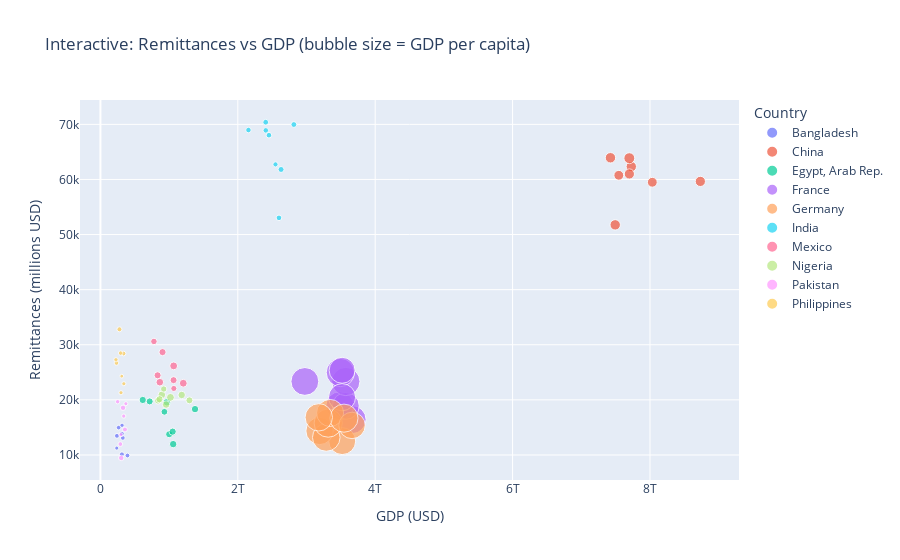
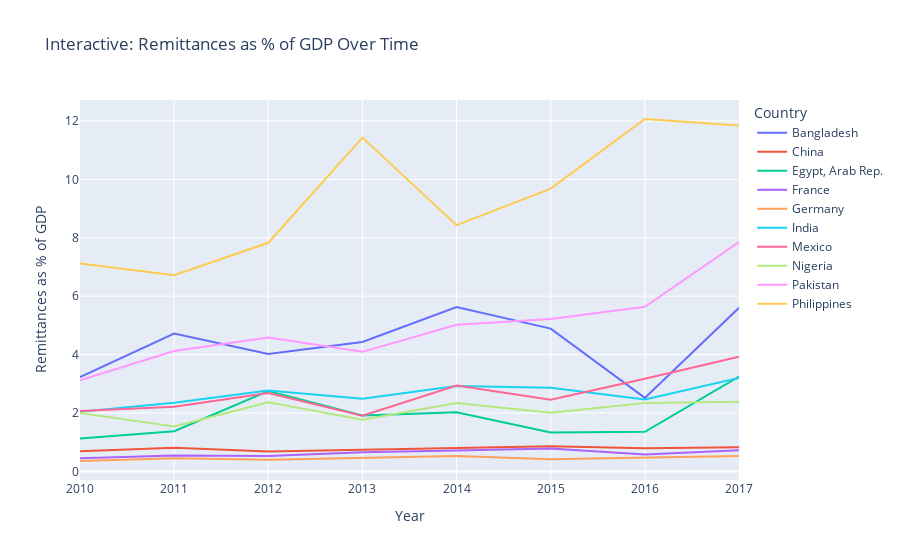

Notebook code for these charts, in order:
### Code cell
# 3. EXCHANGE RATE ANALYSIS
print("\n=== EXCHANGE RATE ANALYSIS ===")

# Load and examine the exchange rate data
try:
    exchange_rate_path = r'C:\Users\clint\Desktop\RER\data\Eurostat\estat_ert_bil_eur_a_en.csv\estat_ert_bil_eur_a_en.csv'
    er_df = pd.read_csv(exchange_rate_path)
    
    print(f"Exchange rate data shape: {er_df.shape}")
    print(f"Columns: {er_df.columns.tolist()}")
    print("\nFirst few rows of exchange rate data:")
    print(er_df.head())
    
    # We'll create a simplified analysis using our existing data
    print(f"\nNote: Exchange rate data loaded but will focus on remittances-GDP relationship for this analysis")
    
except Exception as e:
    print(f"Could not load exchange rate data: {e}")

# 4. COUNTRY-SPECIFIC ANALYSIS
print(f"\n=== COUNTRY-SPECIFIC INSIGHTS ===")

# Top countries by remittances/GDP ratio
top_ratio_countries = analysis_data.groupby('Country')['Remittances_GDP_ratio'].mean().sort_values(ascending=False).head(10)
print(f"\nCountries with highest remittances as % of GDP (average 2010-2017):")
for country, ratio in top_ratio_countries.items():
    print(f"{country}: {ratio:.2f}%")

# Countries with largest absolute remittances
top_absolute = analysis_data.groupby('Country')['Total_Remittances'].mean().sort_values(ascending=False).head(10)
print(f"\nCountries with largest remittances in absolute terms (millions USD, average 2010-2017):")
for country, amount in top_absolute.items():
    print(f"{country}: ${amount:.0f} million")

# 5. INTERACTIVE VISUALIZATIONS USING PLOTLY
print(f"\n=== CREATING INTERACTIVE VISUALIZATIONS ===")

# Interactive scatter plot: Remittances vs GDP
fig1 = px.scatter(analysis_data, 
                  x='GDP', y='Total_Remittances',
                  color='Country',
                  size='GDP_per_capita',
                  hover_data=['Year', 'Remittances_GDP_ratio'],
                  title='Interactive: Remittances vs GDP (bubble size = GDP per capita)',
                  labels={'GDP': 'GDP (USD)', 'Total_Remittances': 'Remittances (millions USD)'})
fig1.show()

# Interactive time series of remittances/GDP ratio
fig2 = px.line(analysis_data, 
               x='Year', y='Remittances_GDP_ratio',
               color='Country',
               title='Interactive: Remittances as % of GDP Over Time',
               labels={'Remittances_GDP_ratio': 'Remittances as % of GDP'})
fig2.show()

### Figure 1 — Plotly figure (JSON) as saved in the notebook; plotly's stock layout.template omitted (floating-point values rounded to 4 significant figures)
{"data": [{"customdata": [[2010.0, 3.232], [2011.0, 4.722], [2012.0, 4.017], [2013.0, 4.433], [2014.0, 5.626], [2015.0, 4.89], [2016.0, 2.517], [2017.0, 5.602]], "hovertemplate": "Country=Bangladesh<br>GDP (USD)=%{x}<br>Remittances (millions USD)=%{y}<br>GDP_per_capita=%{marker.size}<br>Year=%{customdata[0]}<br>Remittances_GDP_ratio=%{customdata[1]}<extra></extra>", "legendgroup": "Bangladesh", "marker": {"color": "#636efa", "size": [1356.0, 935.9, 1259.0, 1269.0, 1246.0, 1057.0, 1295.0, 1331.0], "sizemode": "area", "sizeref": 112.8, "symbol": "circle"}, "mode": "markers", "name": "Bangladesh", "orientation": "v", "showlegend": true, "type": "scatter", "x": [313000000000.0, 238200000000.0, 326100000000.0, 312500000000.0, 266000000000.0, 314700000000.0, 393300000000.0, 240400000000.0], "xaxis": "x", "y": [10120.0, 11250.0, 13100.0, 13850.0, 14960.0, 15390.0, 9900.0, 13470.0], "yaxis": "y"}, {"customdata": [[2010.0, 0.6908], [2011.0, 0.8051], [2012.0, 0.683], [2013.0, 0.7405], [2014.0, 0.8066], [2015.0, 0.8611], [2016.0, 0.7922], [2017.0, 0.8294]], "hovertemplate": "Country=China<br>GDP (USD)=%{x}<br>Remittances (millions USD)=%{y}<br>GDP_per_capita=%{marker.size}<br>Year=%{customdata[0]}<br>Remittances_GDP_ratio=%{customdata[1]}<extra></extra>", "legendgroup": "China", "marker": {"color": "#EF553B", "size": [6126.0, 5435.0, 5910.0, 5430.0, 6044.0, 6150.0, 5883.0, 6741.0], "sizemode": "area", "sizeref": 112.8, "symbol": "circle"}, "mode": "markers", "name": "China", "orientation": "v", "showlegend": true, "type": "scatter", "x": [7494000000000.0, 7546000000000.0, 8733000000000.0, 8034000000000.0, 7728000000000.0, 7425000000000.0, 7700000000000.0, 7699000000000.0], "xaxis": "x", "y": [51760.0, 60750.0, 59640.0, 59490.0, 62340.0, 63930.0, 60990.0, 63860.0], "yaxis": "y"}, {"customdata": [[2010.0, 1.13], [2011.0, 1.375], [2012.0, 2.751], [2013.0, 1.914], [2014.0, 2.022], [2015.0, 1.33], [2016.0, 1.354], [2017.0, 3.243]], "hovertemplate": "Country=Egypt, Arab Rep.<br>GDP (USD)=%{x}<br>Remittances (millions USD)=%{y}<br>GDP_per_capita=%{marker.size}<br>Year=%{customdata[0]}<br>Remittances_GDP_ratio=%{customdata[1]}<extra></extra>", "legendgroup": "Egypt, Arab Rep.", "marker": {"color": "#00cc96", "size": [3131.0, 2883.0, 2790.0, 2599.0, 3202.0, 3087.0, 2963.0, 2987.0], "sizemode": "area", "sizeref": 112.8, "symbol": "circle"}, "mode": "markers", "name": "Egypt, Arab Rep.", "orientation": "v", "showlegend": true, "type": "scatter", "x": [1059000000000.0, 1001000000000.0, 716900000000.0, 931500000000.0, 967700000000.0, 1377000000000.0, 1052000000000.0, 616200000000.0], "xaxis": "x", "y": [11970.0, 13770.0, 19720.0, 17830.0, 19570.0, 18320.0, 14230.0, 19980.0], "yaxis": "y"}, {"customdata": [[2010.0, 0.4483], [2011.0, 0.5433], [2012.0, 0.5292], [2013.0, 0.6533], [2014.0, 0.7149], [2015.0, 0.7844], [2016.0, 0.5823], [2017.0, 0.7211]], "hovertemplate": "Country=France<br>GDP (USD)=%{x}<br>Remittances (millions USD)=%{y}<br>GDP_per_capita=%{marker.size}<br>Year=%{customdata[0]}<br>Remittances_GDP_ratio=%{customdata[1]}<extra></extra>", "legendgroup": "France", "marker": {"color": "#ab63fa", "size": [44710.0, 44010.0, 40710.0, 45080.0, 45130.0, 43640.0, 41400.0, 38020.0], "sizemode": "area", "sizeref": 112.8, "symbol": "circle"}, "mode": "markers", "name": "France", "orientation": "v", "showlegend": true, "type": "scatter", "x": [3663000000000.0, 3486000000000.0, 3572000000000.0, 3572000000000.0, 3493000000000.0, 2976000000000.0, 3517000000000.0, 3518000000000.0], "xaxis": "x", "y": [16420.0, 18940.0, 18900.0, 23340.0, 24970.0, 23340.0, 20480.0, 25370.0], "yaxis": "y"}, {"customdata": [[2010.0, 0.3555], [2011.0, 0.4501], [2012.0, 0.4008], [2013.0, 0.4761], [2014.0, 0.5272], [2015.0, 0.4193], [2016.0, 0.4705], [2017.0, 0.5296]], "hovertemplate": "Country=Germany<br>GDP (USD)=%{x}<br>Remittances (millions USD)=%{y}<br>GDP_per_capita=%{marker.size}<br>Year=%{customdata[0]}<br>Remittances_GDP_ratio=%{customdata[1]}<extra></extra>", "legendgroup": "Germany", "marker": {"color": "#FFA15A", "size": [40990.0, 42140.0, 42950.0, 45100.0, 41360.0, 39540.0, 44610.0, 42370.0], "sizemode": "area", "sizeref": 112.8, "symbol": "circle"}, "mode": "markers", "name": "Germany", "orientation": "v", "showlegend": true, "type": "scatter", "x": [3520000000000.0, 3190000000000.0, 3288000000000.0, 3316000000000.0, 3343000000000.0, 3663000000000.0, 3545000000000.0, 3179000000000.0], "xaxis": "x", "y": [12510.0, 14360.0, 13180.0, 15790.0, 17630.0, 15360.0, 16680.0, 16830.0], "yaxis": "y"}, {"customdata": [[2010.0, 2.04], [2011.0, 2.351], [2012.0, 2.773], [2013.0, 2.485], [2014.0, 2.925], [2015.0, 2.862], [2016.0, 2.462], [2017.0, 3.2]], "hovertemplate": "Country=India<br>GDP (USD)=%{x}<br>Remittances (millions USD)=%{y}<br>GDP_per_capita=%{marker.size}<br>Year=%{customdata[0]}<br>Remittances_GDP_ratio=%{customdata[1]}<extra></extra>", "legendgroup": "India", "marker": {"color": "#19d3f3", "size": [1779.0, 2028.0, 1765.0, 1915.0, 1881.0, 1730.0, 1513.0, 1716.0], "sizemode": "area", "sizeref": 112.8, "symbol": "circle"}, "mode": "markers", "name": "India", "orientation": "v", "showlegend": true, "type": "scatter", "x": [2599000000000.0, 2630000000000.0, 2453000000000.0, 2816000000000.0, 2406000000000.0, 2407000000000.0, 2548000000000.0, 2155000000000.0], "xaxis": "x", "y": [53030.0, 61810.0, 68030.0, 69970.0, 70390.0, 68910.0, 62730.0, 68970.0], "yaxis": "y"}, {"customdata": [[2010.0, 2.065], [2011.0, 2.214], [2012.0, 2.684], [2013.0, 1.908], [2014.0, 2.939], [2015.0, 2.454], [2016.0, 3.17], [2017.0, 3.929]], "hovertemplate": "Country=Mexico<br>GDP (USD)=%{x}<br>Remittances (millions USD)=%{y}<br>GDP_per_capita=%{marker.size}<br>Year=%{customdata[0]}<br>Remittances_GDP_ratio=%{customdata[1]}<extra></extra>", "legendgroup": "Mexico", "marker": {"color": "#FF6692", "size": [2118.0, 2807.0, 3306.0, 3466.0, 2845.0, 3488.0, 2907.0, 2402.0], "sizemode": "area", "sizeref": 112.8, "symbol": "circle"}, "mode": "markers", "name": "Mexico", "orientation": "v", "showlegend": true, "type": "scatter", "x": [1069000000000.0, 1065000000000.0, 864600000000.0, 1206000000000.0, 832200000000.0, 1066000000000.0, 904200000000.0, 778700000000.0], "xaxis": "x", "y": [22070.0, 23580.0, 23210.0, 23020.0, 24460.0, 26160.0, 28660.0, 30600.0], "yaxis": "y"}, {"customdata": [[2010.0, 2.003], [2011.0, 1.537], [2012.0, 2.369], [2013.0, 1.766], [2014.0, 2.339], [2015.0, 2.006], [2016.0, 2.339], [2017.0, 2.384]], "hovertemplate": "Country=Nigeria<br>GDP (USD)=%{x}<br>Remittances (millions USD)=%{y}<br>GDP_per_capita=%{marker.size}<br>Year=%{customdata[0]}<br>Remittances_GDP_ratio=%{customdata[1]}<extra></extra>", "legendgroup": "Nigeria", "marker": {"color": "#B6E880", "size": [3179.0, 2741.0, 2749.0, 3164.0, 3257.0, 3484.0, 2836.0, 2268.0], "sizemode": "area", "sizeref": 112.8, "symbol": "circle"}, "mode": "markers", "name": "Nigeria", "orientation": "v", "showlegend": true, "type": "scatter", "x": [956100000000.0, 1296000000000.0, 838300000000.0, 1183000000000.0, 894000000000.0, 1019000000000.0, 859600000000.0, 921600000000.0], "xaxis": "x", "y": [19150.0, 19910.0, 19860.0, 20890.0, 20910.0, 20450.0, 20110.0, 21970.0], "yaxis": "y"}, {"customdata": [[2010.0, 3.123], [2011.0, 4.124], [2012.0, 4.586], [2013.0, 4.093], [2014.0, 5.023], [2015.0, 5.216], [2016.0, 5.636], [2017.0, 7.851]], "hovertemplate": "Country=Pakistan<br>GDP (USD)=%{x}<br>Remittances (millions USD)=%{y}<br>GDP_per_capita=%{marker.size}<br>Year=%{customdata[0]}<br>Remittances_GDP_ratio=%{customdata[1]}<extra></extra>", "legendgroup": "Pakistan", "marker": {"color": "#FF97FF", "size": [1693.0, 1260.0, 966.3, 1350.0, 1018.0, 919.6, 1638.0, 1087.0], "sizemode": "area", "sizeref": 112.8, "symbol": "circle"}, "mode": "markers", "name": "Pakistan", "orientation": "v", "showlegend": true, "type": "scatter", "x": [303000000000.0, 290400000000.0, 298300000000.0, 357100000000.0, 339600000000.0, 370100000000.0, 329300000000.0, 250500000000.0], "xaxis": "x", "y": [9462.0, 11970.0, 13680.0, 14620.0, 17060.0, 19310.0, 18560.0, 19660.0], "yaxis": "y"}, {"customdata": [[2010.0, 7.115], [2011.0, 6.721], [2012.0, 7.828], [2013.0, 11.43], [2014.0, 8.431], [2015.0, 9.682], [2016.0, 12.07], [2017.0, 11.85]], "hovertemplate": "Country=Philippines<br>GDP (USD)=%{x}<br>Remittances (millions USD)=%{y}<br>GDP_per_capita=%{marker.size}<br>Year=%{customdata[0]}<br>Remittances_GDP_ratio=%{customdata[1]}<extra></extra>", "legendgroup": "Philippines", "marker": {"color": "#FECB52", "size": [988.5, 955.8, 808.1, 1239.0, 1234.0, 1140.0, 1056.0, 1411.0], "sizemode": "area", "sizeref": 112.8, "symbol": "circle"}, "mode": "markers", "name": "Philippines", "orientation": "v", "showlegend": true, "type": "scatter", "x": [299300000000.0, 341100000000.0, 310400000000.0, 233600000000.0, 336900000000.0, 294200000000.0, 226100000000.0, 277000000000.0], "xaxis": "x", "y": [21300.0, 22930.0, 24300.0, 26700.0, 28410.0, 28490.0, 27280.0, 32810.0], "yaxis": "y"}], "layout": {"legend": {"itemsizing": "constant", "title": {"text": "Country"}, "tracegroupgap": 0}, "title": {"text": "Interactive: Remittances vs GDP (bubble size = GDP per capita)"}, "xaxis": {"anchor": "y", "domain": [0, 1], "title": {"text": "GDP (USD)"}}, "yaxis": {"anchor": "x", "domain": [0, 1], "title": {"text": "Remittances (millions USD)"}}}}

### Figure 2 — Plotly figure (JSON) as saved in the notebook; plotly's stock layout.template omitted (floating-point values rounded to 4 significant figures)
{"data": [{"hovertemplate": "Country=Bangladesh<br>Year=%{x}<br>Remittances as % of GDP=%{y}<extra></extra>", "legendgroup": "Bangladesh", "line": {"color": "#636efa", "dash": "solid"}, "marker": {"symbol": "circle"}, "mode": "lines", "name": "Bangladesh", "orientation": "v", "showlegend": true, "type": "scatter", "x": [2010, 2011, 2012, 2013, 2014, 2015, 2016, 2017], "xaxis": "x", "y": [3.232, 4.722, 4.017, 4.433, 5.626, 4.89, 2.517, 5.602], "yaxis": "y"}, {"hovertemplate": "Country=China<br>Year=%{x}<br>Remittances as % of GDP=%{y}<extra></extra>", "legendgroup": "China", "line": {"color": "#EF553B", "dash": "solid"}, "marker": {"symbol": "circle"}, "mode": "lines", "name": "China", "orientation": "v", "showlegend": true, "type": "scatter", "x": [2010, 2011, 2012, 2013, 2014, 2015, 2016, 2017], "xaxis": "x", "y": [0.6908, 0.8051, 0.683, 0.7405, 0.8066, 0.8611, 0.7922, 0.8294], "yaxis": "y"}, {"hovertemplate": "Country=Egypt, Arab Rep.<br>Year=%{x}<br>Remittances as % of GDP=%{y}<extra></extra>", "legendgroup": "Egypt, Arab Rep.", "line": {"color": "#00cc96", "dash": "solid"}, "marker": {"symbol": "circle"}, "mode": "lines", "name": "Egypt, Arab Rep.", "orientation": "v", "showlegend": true, "type": "scatter", "x": [2010, 2011, 2012, 2013, 2014, 2015, 2016, 2017], "xaxis": "x", "y": [1.13, 1.375, 2.751, 1.914, 2.022, 1.33, 1.354, 3.243], "yaxis": "y"}, {"hovertemplate": "Country=France<br>Year=%{x}<br>Remittances as % of GDP=%{y}<extra></extra>", "legendgroup": "France", "line": {"color": "#ab63fa", "dash": "solid"}, "marker": {"symbol": "circle"}, "mode": "lines", "name": "France", "orientation": "v", "showlegend": true, "type": "scatter", "x": [2010, 2011, 2012, 2013, 2014, 2015, 2016, 2017], "xaxis": "x", "y": [0.4483, 0.5433, 0.5292, 0.6533, 0.7149, 0.7844, 0.5823, 0.7211], "yaxis": "y"}, {"hovertemplate": "Country=Germany<br>Year=%{x}<br>Remittances as % of GDP=%{y}<extra></extra>", "legendgroup": "Germany", "line": {"color": "#FFA15A", "dash": "solid"}, "marker": {"symbol": "circle"}, "mode": "lines", "name": "Germany", "orientation": "v", "showlegend": true, "type": "scatter", "x": [2010, 2011, 2012, 2013, 2014, 2015, 2016, 2017], "xaxis": "x", "y": [0.3555, 0.4501, 0.4008, 0.4761, 0.5272, 0.4193, 0.4705, 0.5296], "yaxis": "y"}, {"hovertemplate": "Country=India<br>Year=%{x}<br>Remittances as % of GDP=%{y}<extra></extra>", "legendgroup": "India", "line": {"color": "#19d3f3", "dash": "solid"}, "marker": {"symbol": "circle"}, "mode": "lines", "name": "India", "orientation": "v", "showlegend": true, "type": "scatter", "x": [2010, 2011, 2012, 2013, 2014, 2015, 2016, 2017], "xaxis": "x", "y": [2.04, 2.351, 2.773, 2.485, 2.925, 2.862, 2.462, 3.2], "yaxis": "y"}, {"hovertemplate": "Country=Mexico<br>Year=%{x}<br>Remittances as % of GDP=%{y}<extra></extra>", "legendgroup": "Mexico", "line": {"color": "#FF6692", "dash": "solid"}, "marker": {"symbol": "circle"}, "mode": "lines", "name": "Mexico", "orientation": "v", "showlegend": true, "type": "scatter", "x": [2010, 2011, 2012, 2013, 2014, 2015, 2016, 2017], "xaxis": "x", "y": [2.065, 2.214, 2.684, 1.908, 2.939, 2.454, 3.17, 3.929], "yaxis": "y"}, {"hovertemplate": "Country=Nigeria<br>Year=%{x}<br>Remittances as % of GDP=%{y}<extra></extra>", "legendgroup": "Nigeria", "line": {"color": "#B6E880", "dash": "solid"}, "marker": {"symbol": "circle"}, "mode": "lines", "name": "Nigeria", "orientation": "v", "showlegend": true, "type": "scatter", "x": [2010, 2011, 2012, 2013, 2014, 2015, 2016, 2017], "xaxis": "x", "y": [2.003, 1.537, 2.369, 1.766, 2.339, 2.006, 2.339, 2.384], "yaxis": "y"}, {"hovertemplate": "Country=Pakistan<br>Year=%{x}<br>Remittances as % of GDP=%{y}<extra></extra>", "legendgroup": "Pakistan", "line": {"color": "#FF97FF", "dash": "solid"}, "marker": {"symbol": "circle"}, "mode": "lines", "name": "Pakistan", "orientation": "v", "showlegend": true, "type": "scatter", "x": [2010, 2011, 2012, 2013, 2014, 2015, 2016, 2017], "xaxis": "x", "y": [3.123, 4.124, 4.586, 4.093, 5.023, 5.216, 5.636, 7.851], "yaxis": "y"}, {"hovertemplate": "Country=Philippines<br>Year=%{x}<br>Remittances as % of GDP=%{y}<extra></extra>", "legendgroup": "Philippines", "line": {"color": "#FECB52", "dash": "solid"}, "marker": {"symbol": "circle"}, "mode": "lines", "name": "Philippines", "orientation": "v", "showlegend": true, "type": "scatter", "x": [2010, 2011, 2012, 2013, 2014, 2015, 2016, 2017], "xaxis": "x", "y": [7.115, 6.721, 7.828, 11.43, 8.431, 9.682, 12.07, 11.85], "yaxis": "y"}], "layout": {"legend": {"title": {"text": "Country"}, "tracegroupgap": 0}, "title": {"text": "Interactive: Remittances as % of GDP Over Time"}, "xaxis": {"anchor": "y", "domain": [0, 1], "title": {"text": "Year"}}, "yaxis": {"anchor": "x", "domain": [0, 1], "title": {"text": "Remittances as % of GDP"}}}}
